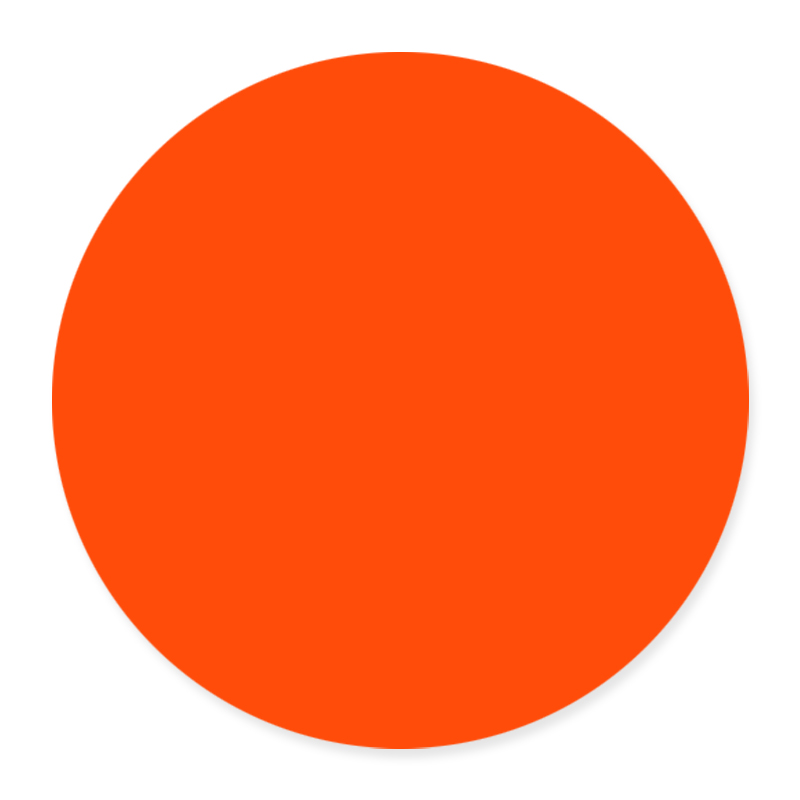
#> input picture images/circle.png, 800 x 800 px
$ python -i detectShapes.py   (imports and definitions only)
#> lines starting #> are read from the running program, lines starting #| are printed output that depends on the picture; after the words box and inside, x2 and y2 are one past the last pixel; in counts of white or black regions, pixels touching at a corner belong together
### shapeList.py
#Avem hardcodat punctele prin care algoritmul detecteaza forma obiectului

myVar = {
    '1': {'Points': 3, 'Form': 'Triunghi'},
    '2': {'Points': 4, 'Form': ['Patrat', 'Dreptunghi']},
    '3': {'Points': 5, 'Form': 'Pentagon'},
    '4': {'Points': 6, 'Form': 'Hexagon'},
    '5': {'Points': 7, 'Form': 'Heptagon'},
    '6': {'Points': 8, 'Form': 'Cerc'},
    '7': {'Points': 12, 'Form': 'Patrat'},
    '8': {'Points': 10, 'Form': 'Stea'}

}

#Declaram o functie care returneaza numele obiectului
def getNameOfShape(pointNumber, w, h):
    for var in myVar:
        #Se verifica daca variabila pointNumber este egala cu 4
        if pointNumber == myVar[var]['Points'] and pointNumber == 4:
            #In cazul in care rezultatul if-ului este unul pozitiv se va verifica daca obiectul este un patrat sau un dreptunghi
            if  ((float(w)/h) >= 0.95 and (float(w)/h) <= 1.05):
                return myVar[var]['Form'][0]
            else:
                return myVar[var]['Form'][1]
        #In cazul in care pointNumber-ul este diferit de 4 dar este egal cu alta forma din array, se ve returna valoarea formei
        elif pointNumber == myVar[var]['Points']:
            return myVar[var]['Form']
    return 0

### detectShapes.py
import cv2
import imutils
import numpy as np
import shapeList as sl

def getContours(img, imgContour):
    #Metoda findContours ne va returna conturile
    contours, _ = cv2.findContours(img, cv2.RETR_EXTERNAL, cv2.CHAIN_APPROX_NONE)

    for cnt in contours:
        #Pentru fiecare contur vom afla zona
        area = cv2.contourArea(cnt)
        if area > 1000:
            #Daca zona este mai mare de 1000 vom desena un contur in jurul obiectului
            cv2.drawContours(imgContour, cnt, -1, (255, 0, 255), 8)
            #In variabila per vom afla lungimea arcului
            per = cv2.arcLength(cnt, True)
            #Returneaza o lista de puncte
            approx = cv2.approxPolyDP(cnt, 0.02 * per, True)

            #Se va desena in jurul obiectului patratul verde
            x, y, w, h = cv2.boundingRect(approx)
            cv2.rectangle(imgContour, (x, y), (x + w, y + h), (0, 255, 0), 5)

            #Apelam functia pentru a gasi obiectul
            shapeName = sl.getNameOfShape(len(approx), w, h)

            # return shapeName

def findShape(fullImagePath):
    #Din path-ul absolut primit prin variabila fullImagePath extragem doar numele imaginii si extensia acestuia
#> called with fullImagePath = 'images/circle.png'
    imagePath = ''
    for i in range((len(fullImagePath) - 1), 0, -1):
        if fullImagePath[i] == '/':
            break
        imagePath = imagePath + fullImagePath[i]
    imagePath = imagePath[::-1]

    #Cream path-ul pentru citirea ei in variabila img cu ajutorul methodei imread() din biblioteca OpenCV
    path = "images/"
    path += imagePath
    img = cv2.imread(path)
#> img is the input picture: shape (800, 800, 3); mean B, G, R 108.8, 148.1, 254.7

    #Tranformam imaginea in 400x400
    img = imutils.resize(img, width=400, height=400)
#> img: shape (400, 400, 3)

    #In imgContour copiem variabila img
    imgContour = img.copy()

    #Bluram poza folosindu-ne de metoda GaussianBlur care ia ca parametrii: imaginea, o matrice "kernel" de 7 pe 7 si o deviatie de 1
    imgBlur = cv2.GaussianBlur(img, (7, 7), 1)
    #Apoi ea este transformata in imagine gri
    imgGray = cv2.cvtColor(imgBlur, cv2.COLOR_BGR2GRAY)
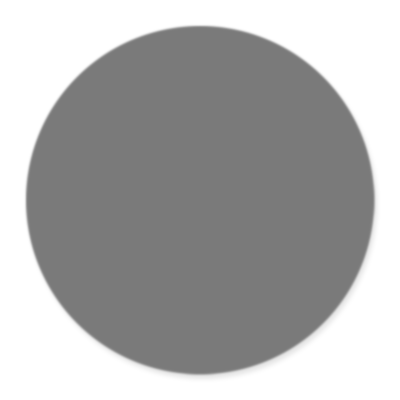
#> imgGray: shape (400, 400); min 122, max 255, mean 175.5

    #Declaram cele doua threshold-uri
    threshold1 = 94
    threshold2 = 80

    #Detectam marginile obiectului folosindu-ne de metoda lui Canny care are ca parametri o imagine gri si cele doua threshold-uri
    imgCanny = cv2.Canny(imgGray, threshold1, threshold2)
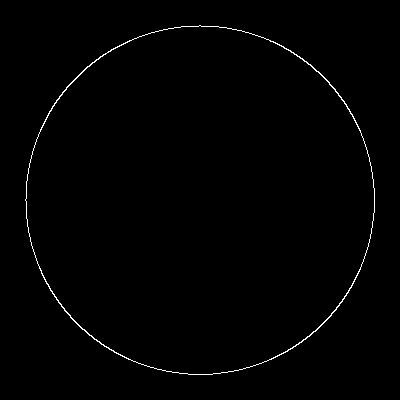
#> imgCanny: shape (400, 400); 0.8% white in thin lines or dots, all inside (x1, y1, x2, y2) = (25, 25, 375, 375)
    #Aplicam o dilatare peste imaginea Canny
    kernel = np.ones((5, 5))
    imgDil = cv2.dilate(imgCanny, kernel, iterations=1)
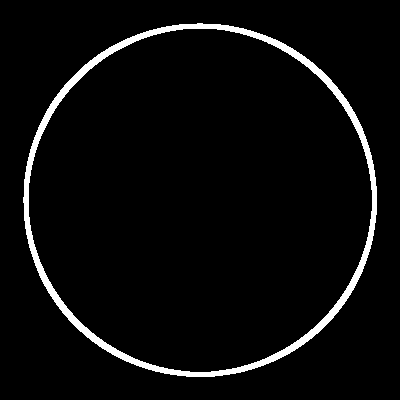
#> imgDil: shape (400, 400); 4.3% white; 1 white region

    #Apoi apelam functia getContours pe langa desenarea obiectului ne va returna si numele formei
    shapeName = getContours(imgDil, imgContour)
#> in getContours, `contours, _ = cv2.findContours(img, cv2.RETR_EXTERNAL, cv2.CHAIN_APPRO..`: contours = 1 contour; box (x1, y1, x2, y2) and area: (23, 23, 377, 377) 98240
#> the loop in getContours, `for cnt in contours:` made 1 pass
#> (area, per, x, y, w, h, shapeName) on pass 1: (98240.5, 1172.4, 24, 24, 353, 353, 'Cerc')
#> after the loop in getContours, `for cnt in contours:`:
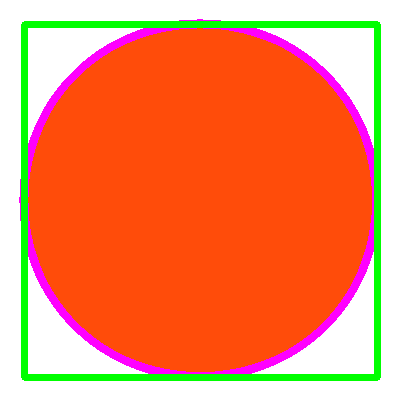
#> imgContour: shape (400, 400, 3); mean B, G, R 95.9, 138.8, 239.3

    return img, imgGray, imgBlur, imgCanny, imgContour, shapeName

>>> result = findShape('images/circle.png')
#> result = 6 items

$ run again, on images/mingeRosie.png
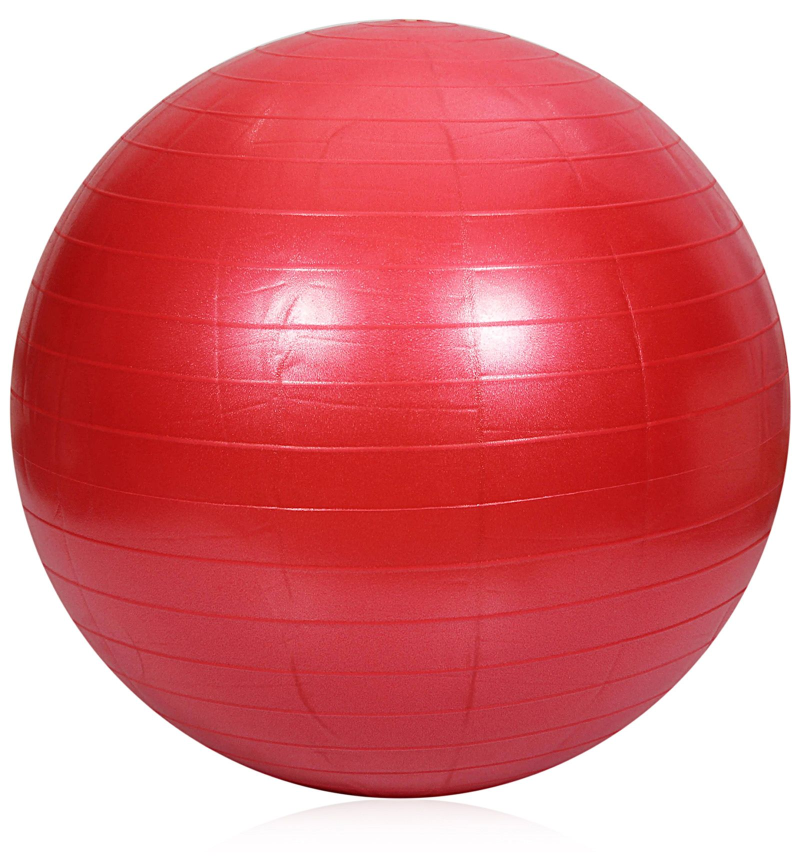
#> input picture images/mingeRosie.png, 1600 x 1725 px (shown at 1/2 size)
#> in findShape, img is the input picture: shape (1725, 1600, 3); mean B, G, R 126.1, 120.7, 220.3
#> img: shape (431, 400, 3)
#> in findShape, `imgCanny = cv2.Canny(imgGray, threshold1, threshold2)`:
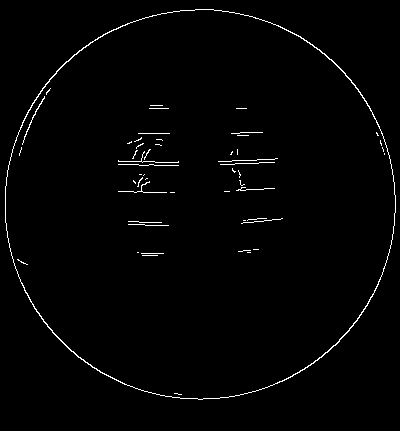
#> imgCanny: shape (431, 400); 1.4% white in thin lines or dots, all inside (x1, y1, x2, y2) = (5, 9, 396, 400)
#> imgDil: shape (431, 400); 7.4% white; 13 white regions
#> contours = 1 contour; box (x1, y1, x2, y2) and area: (3, 7, 398, 402) 122564
#> the loop in getContours, `for cnt in contours:` made 1 pass
#> (area, per, x, y, w, h, shapeName) on pass 1: (122564.5, 1309.5, 3, 7, 394, 394, 'Cerc')
#> after the loop in getContours, `for cnt in contours:`:
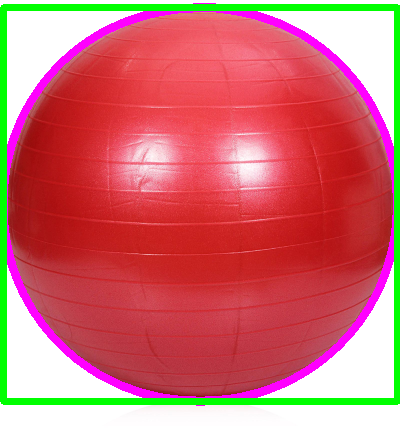
#> imgContour: shape (431, 400, 3); mean B, G, R 112.3, 110.7, 205.6
#> result = 6 items
